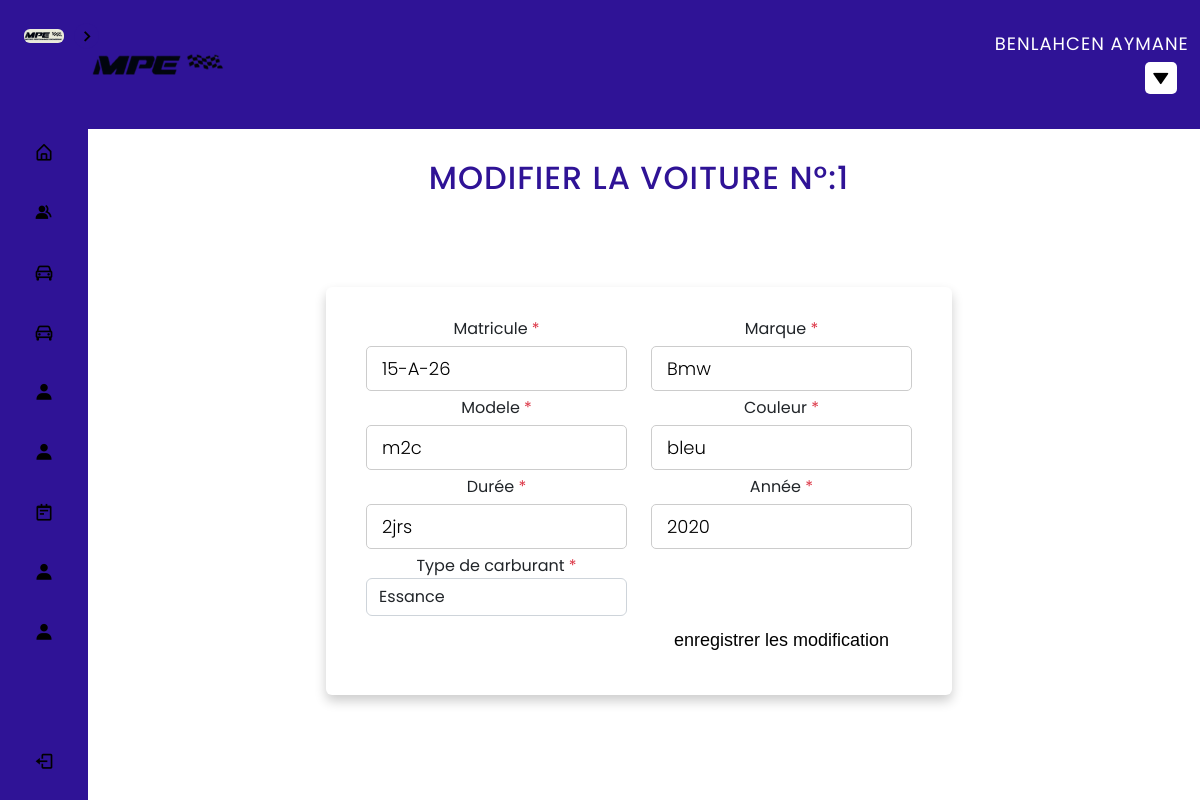
Page /admin/modifiervoiture.php?idvoiture=1 (signed in) on the committed database.
### tables this page shows
CREATE TABLE `voiture` (
  `id_voiture` int(11) NOT NULL,
  `id_client` int(11) NOT NULL,
  `matricule` varchar(100) NOT NULL,
  `marque` varchar(150) DEFAULT NULL,
  `modele` varchar(100) DEFAULT NULL,
  `couleur` varchar(50) DEFAULT NULL,
  `duree` varchar(20) DEFAULT NULL,
  `img` varchar(100) DEFAULT NULL,
  `annee` int(11) NOT NULL,
  `carburant` varchar(100) DEFAULT NULL
);

### admin/modifiervoiture.php (the view, shortened to what this page needs)
<?php
include 'cnxpdo.php';
include 'header.php';
$idvoiture = $_GET['idvoiture'];
if (isset($_GET['idvoiture'])) {
    $req = $cnx->query("select * from voiture where id_voiture = $idvoiture");
    $ligne = $req->fetch();
}
?>
<head>
    <link href="https://cdn.jsdelivr.net/npm/bootstrap@5.2.0-beta1/dist/css/bootstrap.min.css" rel="stylesheet">
</head>
<div class="container-fluid px-1 py-5 mx-auto">
    <div class="row d-flex justify-content-center">
        <div class="col-xl-7 col-lg-8 col-md-9 col-11 text-center">
            <h2>Modifier la voiture N°:<?php echo $idvoiture ?></h2>
            <div class="card">
                <form action="" method="post">
                    <div class="row justify-content-between text-left">
                        <div class="form-group col-sm-6 flex-column d-flex">
                            <label class="form-control-label px-3">Matricule<span class="text-danger"> *</span></label>
                            <input type="text" id="matricule" name="matricule" value="<?php echo $ligne['matricule'] ?>" required>
                        </div>
                        <div class="form-group col-sm-6 flex-column d-flex">
                            <label class="form-control-label px-3">Marque<span class="text-danger"> *</span></label>
                            <input type="text" id="marque" name="marque" value="<?php echo $ligne['marque'] ?>" required>
                        </div>
                        <div class="form-group col-sm-6 flex-column d-flex">
                            <label class="form-control-label px-3">Modele<span class="text-danger"> *</span></label>
                            <input type="text" id="modele" name="modele" value="<?php echo $ligne['modele'] ?>" required>
                        </div>
                        <div class="form-group col-sm-6 flex-column d-flex">
                            <label class="form-control-label px-3">Couleur<span class="text-danger"> *</span></label>
                            <input type="text" id="couleur" name="couleur" value="<?php echo $ligne['couleur'] ?>" required>
                        </div>
                    </div>
                    <div class="row justify-content-between text-left">
                        <div class="form-group col-sm-6 flex-column d-flex">
                            <label class="form-control-label px-3">Durée<span class="text-danger"> *</span></label>
                            <input type="text" id="duree" name="duree" placeholder="" value="<?php echo $ligne['duree'] ?>" required>
                        </div>
                        <div class="form-group col-sm-6 flex-column d-flex">
                            <label class="form-control-label px-3">Année<span class="text-danger"> *</span></label>
                            <input type="text" id="annee" name="annee" placeholder="" value="<?php echo $ligne['annee'] ?>" required>
                        </div>
                    </div>
                    <div class="row justify-content-between text-left">
                        <div class="form-group col-sm-6 flex-column d-flex">
                            <label class="form-control-label px-3">Type de carburant<span class="text-danger"> *</span></label>
                            <select class="form-control" id="carburant" onblur="validate(5)" name="carburant" value="<?php echo $ligne['carburant'] ?>" required>
                                <option>Essance</option>
                            </select>
                        </div>
                    </div>
                    <div class="row justify-content-end">
                        <div class="form-group col-sm-6">
                            <button type="submit" name="modifier" class="btn btn-custom">enregistrer les modification</button>
                        </div>
                    </div>
                </form>
            </div>
        </div>
    </div>
</div>

### admin/header.php (shortened to what this page needs)
<?php
include 'cnx.php';
?>
<!DOCTYPE html>
<html lang="fr">
<head>
    <link href="https://cdn.jsdelivr.net/npm/bootstrap@5.2.0-beta1/dist/css/bootstrap.min.css" rel="stylesheet">
    <link rel="stylesheet" href="css/style.css">
    <link href='https://unpkg.com/boxicons@2.1.1/css/boxicons.min.css' rel='stylesheet'>
</head>
<body>
    <nav class="sidebar close">
        <header>
            <div class="image-text">
                <span class="image">
                    <a href="index.php">
                        <img src="img/logo.jpeg" alt="">
                    </a>
                </span>
            </div>
            <i class='bx bx-chevron-right toggle'></i>
        </header>
        <div class="menu-bar">
            <div class="menu">
                <ul class="menu-links">
                    <li class="nav-link">
                        <a href="index.php">
                            <i class='bx bx-home-alt icon'></i>
                        </a>
                    </li>
                    <li class="nav-link">
                        <a href="client.php">
                            <i class='bx bxs-group icon'></i>
                        </a>
                    </li>
                    <li class="nav-link">
                        <a href="voiture.php">
                            <i class='bx bx-car icon'></i>
                        </a>
                    </li>
                    <li class="nav-link">
                        <a href="piece.php">
                            <i class='bx bx-car icon'></i>
                        </a>
                    </li>
                    <li class="nav-link">
                        <a href="equipe.php">
                            <i class='bx bxs-user icon'></i>
                        </a>
                    </li>
                    <li class="nav-link">
                        <a href="employeur.php">
                            <i class='bx bxs-user icon'></i>
                        </a>
                    </li>
                    <li class="nav-link">
                        <a href="reparation.php">
                            <i class='bx bx-notepad icon'></i>
                        </a>
                    </li>
                    <li class="nav-link">
                        <a href="user.php">
                            <i class='bx bxs-user icon'></i>
                        </a>
                    </li>
                    <li class="nav-link">
                        <a href="garage.php">
                            <i class='bx bxs-user icon'></i>
                        </a>
                    </li>
                </ul>
            </div>
            <div class="bottom-content">
                <li class="">
                    <a href="logout.php">
                        <i class='bx bx-log-out icon'></i>
                    </a>
                </li>
            </div>
        </div>
    </nav>
    <section class="home">
        <div class="tfff">
            <header class="headerf">
                <img class="logo" src="img/image2.png" alt="logo">
                <span class="userrr">
                    <?php
                    $email = $_SESSION['admin'];
                    $query = "select * from admin where email = '$email'";
                    $stm = $cnx->prepare($query);
                    $stm->execute();
                    $admin = $stm->fetch();
                    echo $admin['nom'] . ' ' . $admin['prenom'];
                    ?></ </span>
                    <div class="dropdown">
                        <button class="dropbtn"><i class='bx bxs-down-arrow'></i></button>
                    </div>
            </header>

### admin/css/style.css (style rules this page uses)
* { margin: 0; padding: 0; box-sizing: border-box; font-family: 'Poppins', sans-serif; }
:root { --body-color: transparent; --sidebar-color: #2f1396; --primary-color: #2f1396; --primary-color-light: #2f1396; --toggle-color: rgb(255, 255, 255); --text-color: #ffffff; --tran-03: all 0.2s ease; --tran-03: all 0.3s ease; --tran-04: all 0.3s ease; --tran-05: all 0.3s ease; }
.ol, ul { padding-left: 0rem; }
body { min-height: 100vh; background-color: var(--body-color); transition: var(--tran-05); background-image: url("img/bgv.jpg"); }
.sidebar { position: fixed; top: 0; left: 0; height: 100%; width: 250px; padding: 10px 14px; background: var(--sidebar-color); transition: var(--tran-05); z-index: 100; }
.sidebar.close { width: 88px; }
.sidebar li { height: 50px; list-style: none; display: flex; align-items: center; margin-top: 10px; }
.sidebar header .image, .sidebar .icon { min-width: 60px; border-radius: 6px; }
.sidebar .icon { min-width: 60px; border-radius: 6px; height: 100%; display: flex; align-items: center; justify-content: center; font-size: 20px; }
.sidebar .text, .sidebar .icon { color: black; transition: var(--tran-03); }
.sidebar header { position: relative; }
.sidebar header .image-text { display: flex; align-items: center; }
.headerf { background-color: var(--sidebar-color); }
.sidebar header .image { display: flex; align-items: center; justify-content: center; }
.sidebar header .image img { width: 40px; border-radius: 6px; }
.sidebar header .toggle { position: absolute; top: 50%; right: -25px; transform: translateY(-50%) rotate(180deg); height: 25px; width: 25px; background-color: var(--primary-color); color: black; border-radius: 50%; display: flex; align-items: center; justify-content: center; font-size: 22px; cursor: pointer; transition: var(--tran-05); }
.sidebar.close .toggle { transform: translateY(-50%) rotate(0deg); }
.sidebar .menu { margin-top: 56px; }
.sidebar li a { list-style: none; height: 100%; background-color: transparent; display: flex; align-items: center; height: 100%; width: 100%; border-radius: 6px; text-decoration: none; transition: var(--tran-03); }
.sidebar .menu-bar { height: calc(100% - 55px); display: flex; flex-direction: column; justify-content: space-between; overflow-y: scroll; }
.home { position: absolute; top: 0; top: 0; left: 250px; height: 100vh; width: calc(100% - 250px); background-color: var(--body-color); transition: var(--tran-05); }
.sidebar.close ~ .home { left: 78px; height: 100vh; width: calc(100% - 78px); }
* { box-sizing: border-box; margin: 0; padding: 0; }
.tfff li, .tfff a,.tfff button { font-family: "Montserrat", sa,sans-serif; font-weight: 500; font-size: 16px; color:rgb(0, 0, 0); text-decoration: none; }
.tfff header { display: flex; justify-content: flex-end; align-items: center; padding: 0px 1%; }
.tfff .logo { cursor: pointer; margin-right: auto; }
.btn.btn-custom { padding: -1px 5px 10px 0px; text-align: center; font-size: 18px; font-weight: 500; color: #000000; background: white; border: none; border-radius: 60px; box-shadow: inset 0 0 0 0 var(--primary-color); transition: ease-out 0.5s; -webkit-transition: ease-out 0.5s; -moz-transition: ease-out 0.5s; }
* { box-sizing: border-box; -webkit-box-sizing: border-box; -moz-box-sizing: border-box; }
body { font-family: Helvetica; -webkit-font-smoothing: antialiased; background: transparent; }
h2 { text-align: center; font-size: 18px; text-transform: uppercase; letter-spacing: 1px; color: #2f1396; padding: 30px 0; }
.userrr { text-align: center; font-size: 18px; text-transform: uppercase; letter-spacing: 1px; color: white; padding: 30px 0; }
* { user-select: none; }
html, body { height: 100%; min-height: 100%; }
body { font-family: "Segoe UI", Tahoma, Geneva, Verdana, sans-serif; padding-bottom: 100px; margin: 0; background-color: #ebf3f3; }
.dropbtn { position: relative; left:150px ; width: 20px; height: 10px; background-color: #ffffff; color: white; padding: 16px; font-size: 16px; border: none; cursor: pointer; display: flex; justify-content: center; align-items: center; }
.tfff li, .tfff a, .tfff button { font-weight: 700; font-size: 9px; }
.dropdown { position: relative; display: flex; flex-direction: column; }

### rows in the picture
voiture: matricule "15-A-26", marque "Bmw", modele "m2c", couleur "bleu", duree "2jrs", annee "2020", carburant "Essance"

### other values in the picture
$admin['nom'] "BENLAHCEN"
$admin['prenom'] "AYMANE"
$idvoiture "1"
